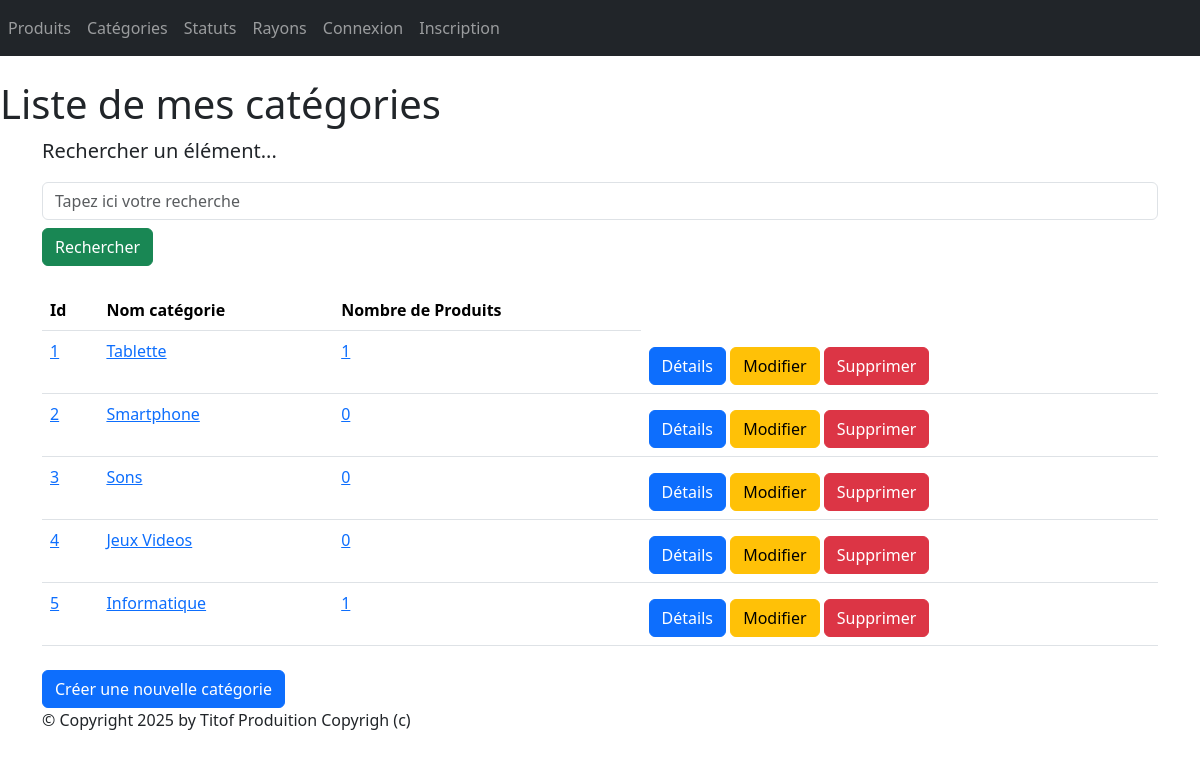
Screenshot of /monApp/listeCategories/ with the database file from the repository.
### monApp/models.py (models this page shows, shortened)
class Categorie(models.Model):
    idCat = models.AutoField(primary_key=True)
    nomCat = models.CharField(max_length=100)

### monApp/views.py (the view)
# urls.py: path("listeCategories/",views.CategorieListView.as_view(), name="lst_ctgrs"),
class CategorieListView(ListView):
    model = Categorie
    template_name = "monApp/list_categories.html"
    context_object_name = "ctgrs"
    def get_queryset(self):
        query = self.request.GET.get('search')
        if query:
            return Categorie.objects.filter(nomCat__icontains=query)
        return Categorie.objects.annotate(nb_produits=Count('categorie'))
    def get_context_data(self, **kwargs):
        context = super(CategorieListView, self).get_context_data(**kwargs)
        context['titremenu'] = "Liste de mes catégories"
        return context

### monApp/templates/monApp/list_categories.html
{% extends 'monApp/base.html' %}
{% block menu %}
    <h1> {{ titremenu }} </h1>
{% endblock %}
    {% block contenu %}
    <p class="lead mb-3 ml-0">Rechercher un élément...</p>
    <form method="GET" action="">
        <input class="form-control" type="text" name="search" placeholder="Tapez ici votre recherche"
            value="{{ request.GET.search }}">
        <button type="submit" class="btn btn-success mt-2">Rechercher</button>
    </form>
    <br>
    <table class="table">
        <thead>
            <th>Id</th>
            <th>Nom catégorie</th>
            <th>Nombre de Produits</th>
        </thead>
    <tbody>
    {% for ctgr in ctgrs %}
        <tr>
            <td><a href="{% url 'dtl_ctgr' ctgr.idCat %}">{{ ctgr.idCat }}</a></td>
                <td><a href="{% url 'dtl_ctgr' ctgr.idCat %}">{{ ctgr.nomCat }}</a></td>
                <td><a href="{% url 'dtl_ctgr' ctgr.idCat %}">{{ ctgr.nb_produits }}</a></td>
                <td>
                <a href="{% url 'dtl_ctgr' ctgr.idCat %}" class="btn btn-primary mt-2">Détails</a>
                <a href="{% url 'chng_ctgr' ctgr.idCat %}" class="btn btn-warning mt-2">Modifier</a>
                <a href="{% url 'dlt_ctgr' ctgr.idCat %}" class="btn btn-danger mt-2">Supprimer</a>
            </td>
        </tr>
    {% endfor %}
    </tbody>
    </table>
        <a href="{% url 'crt_ctgr' %}" class="btn btn-primary mt-2">Créer une nouvelle catégorie</a>
    {% endblock %}

### monApp/static/styles.css (style rules this page uses)
h1 { color: red }

### rows the page displays
Categorie: idCat "1", nomCat "Tablette", nb_produits "1"
Categorie: idCat "2", nomCat "Smartphone", nb_produits "0"
Categorie: idCat "3", nomCat "Sons", nb_produits "0"
Categorie: idCat "4", nomCat "Jeux Videos", nb_produits "0"
Categorie: idCat "5", nomCat "Informatique", nb_produits "1"

### other values shown
{{ titremenu }} "Liste de mes catégories"
